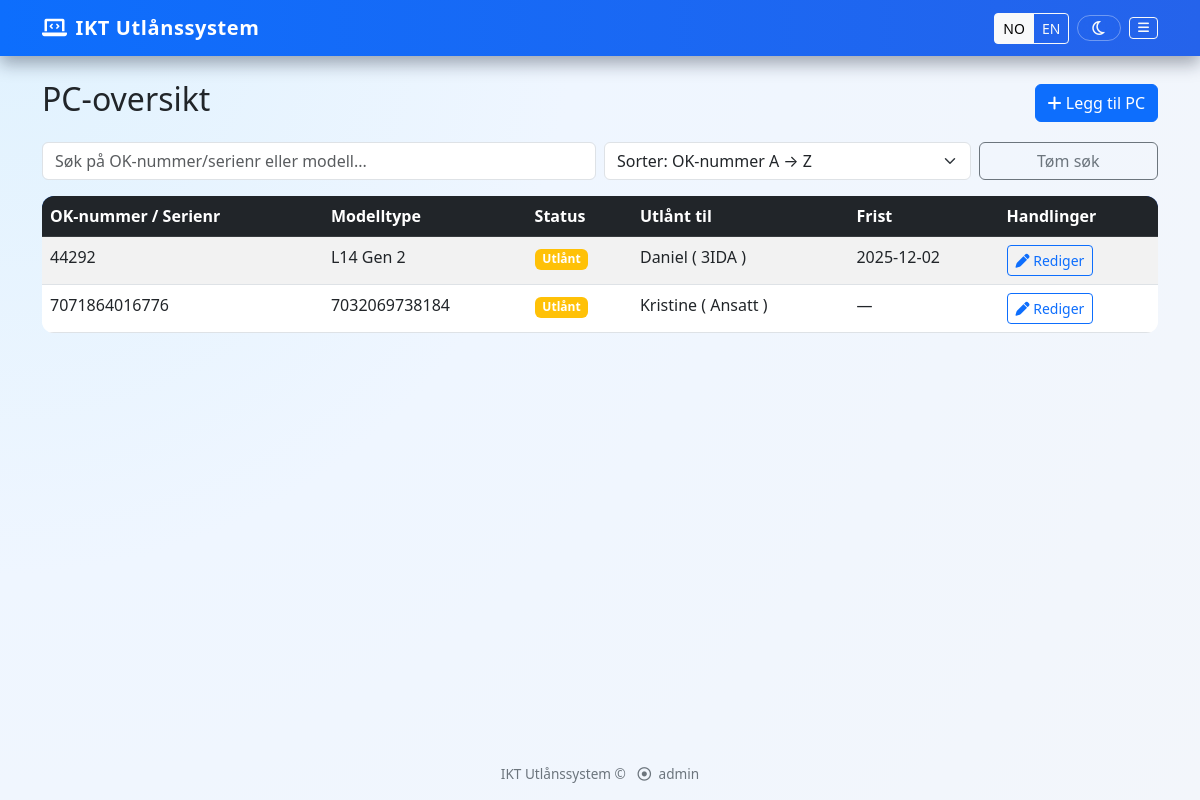
/pcs (signed in), run on an earlier commit of the app's database.
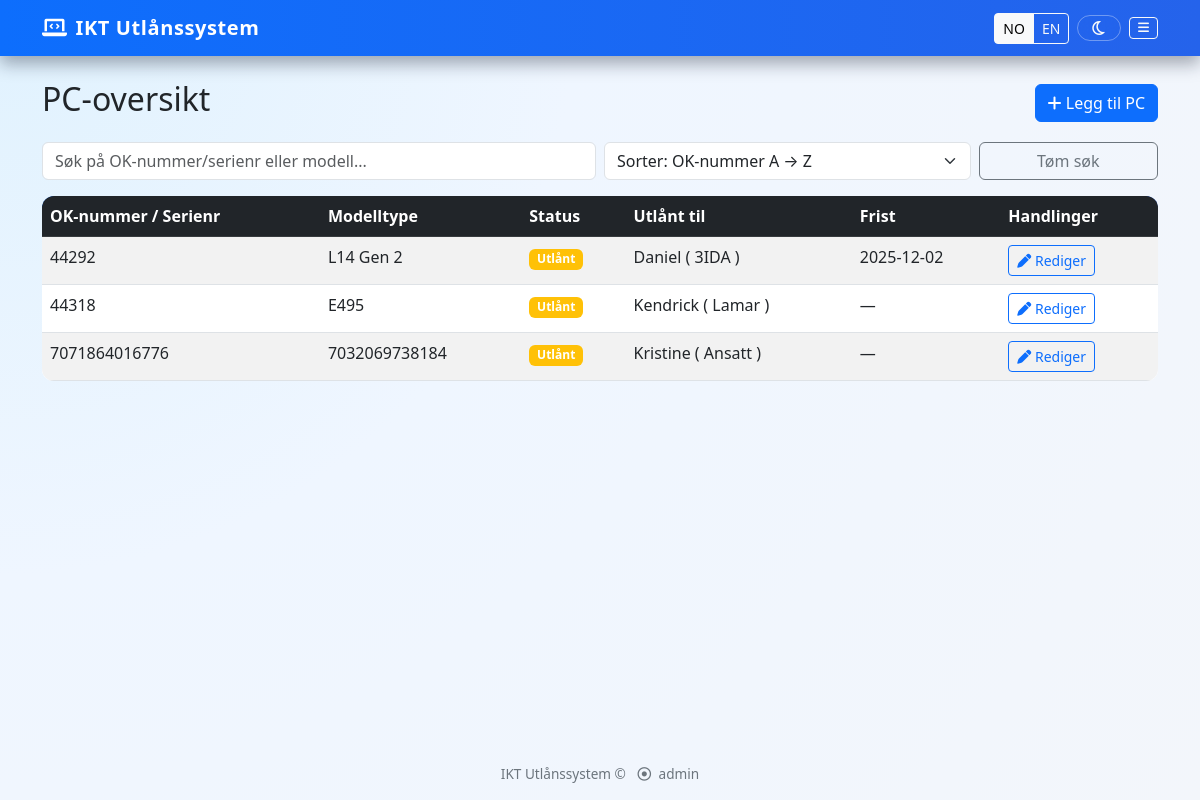
And on a later commit of the database.
### app.py (models this page shows, shortened)
class PC(db.Model):
    __tablename__ = "pc"  # stabilt tabellnavn
    id = db.Column(db.Integer, primary_key=True)
    ok_number = db.Column(db.String(50), unique=True, nullable=False)
    model_type = db.Column(db.String(100), nullable=False)
    notes = db.Column(db.String(200))
    def active_loan(self):
        return Loan.query.filter_by(pc_id=self.id, is_returned=False).first()

class Loan(db.Model):
    __tablename__ = "loan"
    id = db.Column(db.Integer, primary_key=True)
    borrower_name = db.Column(db.String(100), nullable=False)
    borrower_phone = db.Column(db.String(30))
    class_info = db.Column(db.String(50))
    item = db.Column(db.String(100), nullable=False)
    reason = db.Column(db.String(200))
    checkout_date = db.Column(db.DateTime, default=datetime.utcnow)
    value = db.Column(db.String(100))
    due_date = db.Column(db.DateTime, nullable=True)
    return_date = db.Column(db.DateTime, nullable=True)
    user_id = db.Column(db.Integer, db.ForeignKey('user.id'), nullable=False)
    is_returned = db.Column(db.Boolean, default=False)
    pc_id = db.Column(db.Integer, db.ForeignKey('pc.id'), nullable=True)
    pc = db.relationship('PC', backref='loans')

### app.py (the view)
@app.route('/pcs')
@login_required
def pc_inventory():
    pcs = PC.query.order_by(PC.ok_number.asc()).all()
    return render_template('pc_inventory.html', pcs=pcs)

### app.py (called while the page is built)
def translate(text: str) -> str:
    lang = session.get("lang", "no")
    if lang == "en":
        return translations.get("en", {}).get(text, text)
    return text

def translate_class(text: str) -> str:
    if not text:
        return text
    lang = session.get("lang", "no")
    if lang == "en":
        return class_translations_en.get(text, text)
    return text

def login_required(f):
    @wraps(f)
    def wrap(*args, **kwargs):
        if 'user_id' not in session:
            flash('Du må logge inn først.', 'danger')
            return redirect(url_for('login'))
        return f(*args, **kwargs)
    return wrap

@app.context_processor
def inject_admin_flag():
    return {
        "is_admin": session.get("is_admin", False),
        "t": translate,
        "item_t": translate_item,
        "class_t": translate_class,  # 👈 use this in templates for loan.class_info
        "current_lang": session.get("lang", "no"),
    }

### templates/pc_inventory.html (shortened to what this page needs)
{% extends "base.html" %}
{% block content %}
<div class="d-flex justify-content-between align-items-center mb-3">
    <h2>{{ t('PC-oversikt') }}</h2>
    {% if is_admin %}
    <a href="{{ url_for('add_pc') }}" class="btn btn-primary">
        <i class="fas fa-plus"></i> {{ t('Legg til PC') }}
    </a>
    {% endif %}
</div>
<div class="row g-2 mb-3">
    <div class="col-md-6">
        <input id="pcSearch" type="text" class="form-control"
            placeholder="{{ t('Søk på OK-nummer/serienr eller modell...') }}">
    </div>
    <div class="col-md-4">
        <select id="pcSort" class="form-select">
            <option value="ok_asc">{{ t('Sorter: OK-nummer A → Z') }}</option>
        </select>
    </div>
    <div class="col-md-2 d-grid">
        <button id="clearSearch" class="btn btn-outline-secondary">
            {{ t('Tøm søk') }}
        </button>
    </div>
</div>
{% if pcs and pcs|length > 0 %}
<div class="table-responsive">
    <table class="table table-striped table-hover" id="pcTable">
        <thead class="table-dark">
            <tr>
                <th>{{ t('OK-nummer / Serienr') }}</th>
                <th>{{ t('Modelltype') }}</th>
                <th>{{ t('Status') }}</th>
                <th>{{ t('Utlånt til') }}</th>
                <th>{{ t('Frist') }}</th>
                {% if is_admin %}
                <th>{{ t('Handlinger') }}</th>
                {% endif %}
            </tr>
        </thead>
        <tbody>
            {% for pc in pcs %}
            {% set active = pc.active_loan() %}
            <tr class="pc-row" data-ok="{{ pc.ok_number|lower }}" data-model="{{ pc.model_type|lower }}"
                data-status="{% if active %}loaned{% else %}free{% endif %}"
                data-oknum="{% set digits = pc.ok_number|replace('OK','')|replace('ok','')|replace(' ','') %}{{ digits }}">
                <td>{{ pc.ok_number }}</td>
                <td>{{ pc.model_type }}</td>
                <td>
                    {% if active %}
                    <span class="badge bg-warning">{{ t('Utlånt') }}</span>
                    {% else %}
                    <span class="badge bg-success">{{ t('Ledig') }}</span>
                    {% endif %}
                </td>
                <td>
                    {% if active %}
                    {{ active.borrower_name }}
                    (
                    {% if active.class_info %}
                    {{ class_t(active.class_info) }}
                    {% else %}
                    —
                    {% endif %}
                    )
                    {% else %}
                    —
                    {% endif %}
                </td>
                <td>
                    {% if active and active.due_date %}
                    {{ active.due_date.strftime('%Y-%m-%d') }}
                    {% else %}
                    —
                    {% endif %}
                </td>
                {% if is_admin %}
                <td class="text-nowrap">
                    <a class="btn btn-sm btn-outline-primary" href="{{ url_for('edit_pc', pc_id=pc.id) }}">
                        <i class="fas fa-pen"></i> {{ t('Rediger') }}
                    </a>
                </td>
                {% endif %}
            </tr>
            {% endfor %}
        </tbody>
    </table>
</div>
{% else %}
<div class="alert alert-info">{{ t('Ingen PC-er registrert ennå.') }}</div>
{% endif %}
{% endblock %}

What changed in the data, as far as the page shows it:
added PC: ok_number "44318", model_type "E495", t "Utlånt", t "Rediger"
added Loan: borrower_name "Kendrick", class_info "Lamar"
